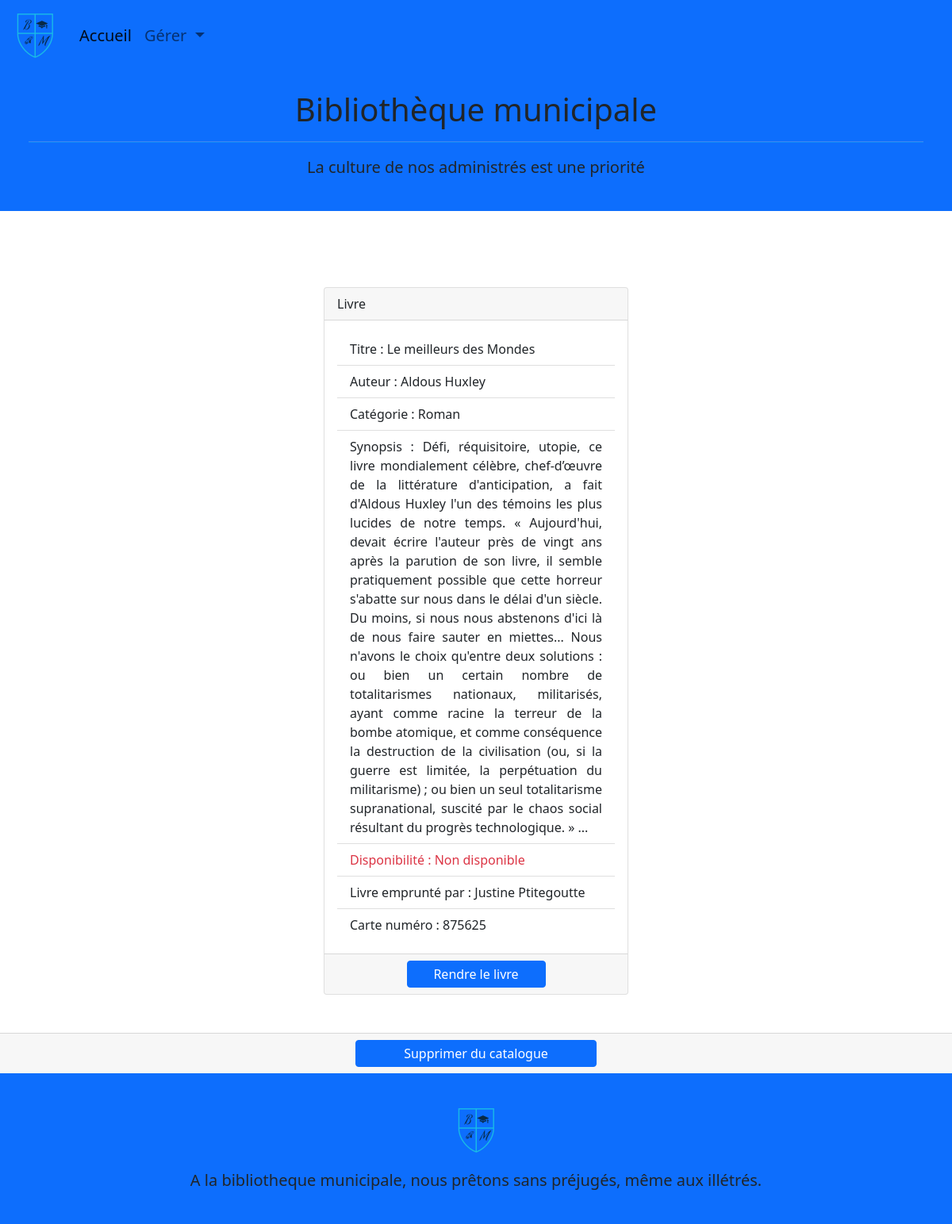
/singleBook.php?id=3, run on the app's committed database.
### tables this page shows
CREATE TABLE Livre (
    id INT UNSIGNED NOT NULL AUTO_INCREMENT PRIMARY KEY,
    titre VARCHAR(100) NOT NULL,
    auteur VARCHAR(75) NOT NULL,
    categorie VARCHAR(50) NOT NULL,
    synopsis TEXT NOT NULL,
    statut BOOLEAN NOT NULL,
    lecteur_id INT UNSIGNED,
    CONSTRAINT fk_livre_lecteur
        FOREIGN KEY (lecteur_id)
        REFERENCES Lecteur(id)
);

CREATE TABLE Lecteur (
    id INT UNSIGNED NOT NULL AUTO_INCREMENT PRIMARY KEY,
    nom VARCHAR(50) NOT NULL,
    prenom VARCHAR(50) NOT NULL,
    carte_numero INT(6) NOT NULL
);

### singleBook.php (called while the page is built, shortened)
<?php
require "model/dataBase.php";
require "model/bookManager.php";
require "model/userManager.php";
$bookManager = new BookManager();
if(isset($_GET["id"]) && !empty($_GET["id"])) {
    $showBook = $bookManager->getBook($_GET["id"]);
    $userBook = $bookManager->getUserBook($_GET["id"]);
}
else {
    $error = "Vous n'avez pas correctement sélectionné le livre, essayez une nouvelle sélection.";
}
include "view/bookView.php";

### model/dataBase.php (called while the page is built, shortened)
<?php
abstract class DataBase {
    public static function bddConnect() {
        try {
            $db = new PDO("mysql:host=" . self::HOST .";dbname=" . self::NAME , self::LOGIN, self::PASSWORD);
            $db->setAttribute(PDO::ATTR_ERRMODE, PDO::ERRMODE_EXCEPTION);
            return $db;
        }
        catch(\Exception $error) {
            echo "Erreur de connexion à la base de donnée: " . $error->getMessage() . "<br/>";
            die();
        }
    }
}

### model/bookManager.php (called while the page is built, shortened)
<?php
require "model/entity/book.php";
class BookManager {
  private PDO $db;
  function __construct()
  {
    $this->db = DataBase::bddConnect();
  }
  public function getBook($id) {
    $query = $this->db->prepare("SELECT * FROM Livre WHERE id=:id");
    $query->execute([
      "id" => $id
  ]);
    $book = $query->fetch(PDO::FETCH_ASSOC);
    if ($book) {
      $book = new Book($book);
    }
    return $book;
  }
  public function getUserBook($id) {
    $query = $this->db->prepare(
      "SELECT Livre.*, Lecteur.*
      -- SELECT Livre.*, Lecteur.nom, Lecteur.prenom, CONVERT(Lecteur.carte_numero, int)
      FROM Livre
      LEFT JOIN Lecteur
      ON Livre.lecteur_id = Lecteur.id
      WHERE Livre.id = :id");
    $query->execute([
      "id" => $id
    ]);
    $data = $query->fetch(PDO::FETCH_ASSOC);
    if ($data) {
      $userBook = new User($data);
      return $userBook;
    }
  }
}

### model/entity/book.php (called while the page is built, shortened)
<?php
class Book {
    protected $titre;
    protected $auteur;
    protected $categorie;
    protected $synopsis;
    protected $statut;
    protected $lecteur_id;
    public function __construct(?array $data = null)
    {
        if($data) {
            foreach($data as $key => $value) {
                $setter= "set". ucfirst($key);
            }
        }
    }
    public function setTitre(string $titre) {
        $this->titre = $titre;
    }
    public function getTitre() : string {
        return $this->titre;
    }
    public function setAuteur(string $auteur) {
        $this->auteur = $auteur;
    }
    public function getAuteur() : string {
        return $this->auteur;
    }
    public function setCategorie(string $categorie) {
        $this->categorie = $categorie;
    }
    public function getCategorie() : string {
        return $this->categorie;
    }
    public function setSynopsis(string $synopsis) {
        $this->synopsis = $synopsis;
    }
    public function getSynopsis() : string {
        return $this->synopsis;
    }
    public function setStatut(bool $statut) {
        $this->statut = $statut;
    }
    public function getStatut() : bool {
        return $this->statut;
    }
    public function setLecteur_id($lecteur_id) {
        $this->lecteur_id = $lecteur_id;
    }
    public function getLecteur_id() {
        return $this->lecteur_id;
    }
}

### model/entity/user.php (called while the page is built, shortened)
<?php
class User {
    protected $nom;
    protected $prenom;
    protected $carte_numero;
    public function __construct(?array $data = null)
    {
        if($data) {
            foreach($data as $key => $value) {
                $setter= "set". ucfirst($key);
            }
        }
    }
    public function setNom(string $nom) {
        $this->nom = $nom;
    }
    public function getNom() : string {
        return $this->nom;
    }
    public function setPrenom(string $prenom) {
        $this->prenom = $prenom;
    }
    public function getPrenom() : string {
        return $this->prenom;
    }
    public function setCarte_numero($carte_numero) {
        $this->carte_numero = $carte_numero;
    }
    public function getCarte_numero() {
        return $this->carte_numero;
    }
}

### view/bookView.php (the view, shortened to what this page needs)
<?php include "view/template/header.php"; ?>
<div class="row">
    <?php if($showBook): ?>
        <div class="col-12 col-md-6 col-lg-4 my-5 m-auto">
                <div class="card h-100">
                    <div class="card-header">
                        Livre
                    </div>
                    <div class="card-body">
                        <ul class="list-group list-group-flush">
                            <li class="list-group-item"><?php echo "Titre : " . $showBook->getTitre() ; ?></li>
                            <li class="list-group-item"><?php echo "Auteur : " . $showBook->getAuteur() ; ?></li>
                            <li class="list-group-item"><?php echo "Catégorie : " . $showBook->getCategorie() ; ?></li>
                            <li class="text-justify list-group-item"><?php echo "Synopsis : " . $showBook->getSynopsis() ; ?></li>
                            <?php if (!$showBook->getStatut()) : ?>
                                <li class="list-group-item text-danger"><?php echo "Disponibilité : Non disponible"  ?></li>
                            <?php else : ?>
                                <li class="list-group-item text-success"><?php echo "Disponibilité : Disponible"  ?></li>
                            <?php endif; ?>
                            <?php if ($showBook->getLecteur_id()) : ?>
                            <li class="list-group-item"><?php echo "Livre emprunté par : " . $userBook->getPrenom() . " " . $userBook->getNom() ; ?></li>
                            <li class="list-group-item"><?php echo "Carte numéro : " . $userBook->getCarte_numero() ; ?></li>
                            <?php endif; ?>
                        </ul>
                    </div>
                    <div class="card-footer">
                        <div class="row justify-content-around">
                            <?php if (!$showBook->getStatut()) : ?>
                            <form class="row justify-content-around" method="POST" action="">
                                <input class="btn btn-primary col-6 p-1" name="return" type="submit" value="Rendre le livre">
                            </form>
                            <?php endif; ?>
                        </div>
                    </div>
                </div>
            </div>
            <div class="card-footer">
                <form class=" row justify-content-around" method="POST">
                    <input class="btn btn-primary col-3 p-1" name="delete" type="submit" value="Supprimer du catalogue">
                </form>
            </div>
            </div>
    <?php endif; ?>
<?php include "view/template/footer.php"; ?>

### assets/css/main.css (style rules this page uses)
html { color: #222; font-size: 1em; line-height: 1.4; }
.text-justify { text-align: justify; }

### data on the page
livre: titre "Le meilleurs des Mondes", auteur "Aldous Huxley", categorie "Roman", lecteur.prenom "Justine", lecteur.nom "Ptitegoutte", lecteur.carte_numero "875625"
